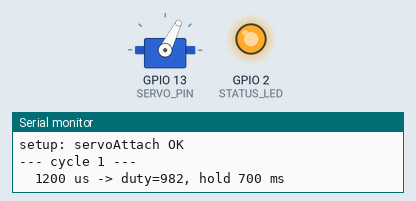
This sketch was run on a simulated ESP32. On the bench: servo, output pins drawn as LEDs (lit = HIGH), the last lines printed to the serial monitor. Servo pulses on a pin are drawn as a servo (544–2400 µs = 0–180°).

Above: at 0.35 s.
At 1.45 s:
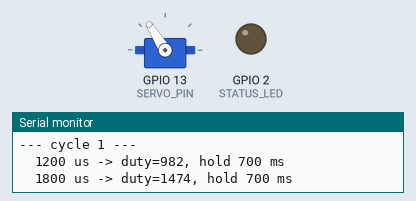
At 2.65 s:
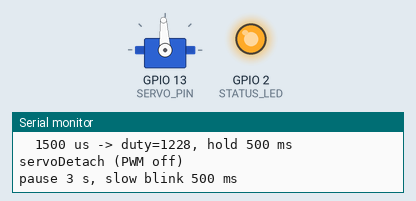
At 5.15 s:
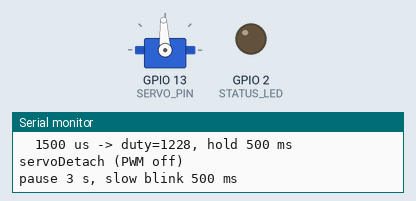
Timing chart, 0 to 6.7 s (numbered marks = the images above):
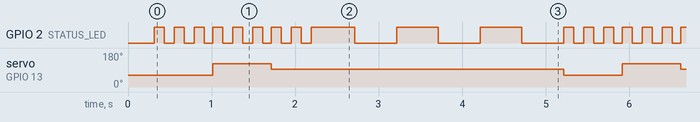

The sketch:

Servo_SG90_D13.ino
```cpp
/*
  ESP32 + SG-90 на GPIO 13: LEDC, без Servo.

  Serial: 115200. Мигание встроенного LED (GPIO 2, стиль ESP32 DevKit) синхронно с ожиданиями у серво.
  Если у вас LED на другом GPIO — смените STATUS_LED ниже.
*/
#if !defined(ARDUINO_ARCH_ESP32)
#error Выберите плату ESP32 (Arduino IDE: Tools - Board).
#endif

static const uint8_t SERVO_PIN = 13;
static const double SERVO_HZ = 50;
static const uint8_t SERVO_BITS = 14;

// На многих ESP32 DevKit встроенный синий LED на GPIO 2 (без макроса LED_BUILTIN в вашем ядре).
static const int STATUS_LED = 2;

static uint32_t usToDuty(uint16_t us) {
  const uint32_t period_us = 1000000UL / (uint32_t)SERVO_HZ;
  const uint32_t maxDuty = (1UL << SERVO_BITS) - 1;
  return (uint32_t)((uint64_t)us * maxDuty / period_us);
}

#if defined(ESP_ARDUINO_VERSION_MAJOR) && (ESP_ARDUINO_VERSION_MAJOR >= 3)

static void servoAttach() { ledcAttach(SERVO_PIN, SERVO_HZ, SERVO_BITS); }
static void servoDetach() { ledcDetach(SERVO_PIN); }
static void servoWriteUs(uint16_t us) { ledcWrite(SERVO_PIN, usToDuty(us)); }

#else

static const int PWM_CHANNEL = 0;

static void servoAttach() {
  ledcSetup(PWM_CHANNEL, (uint32_t)SERVO_HZ, SERVO_BITS);
  ledcAttachPin(SERVO_PIN, PWM_CHANNEL);
}
static void servoDetach() { ledcDetachPin(SERVO_PIN); }
static void servoWriteUs(uint16_t us) { ledcWrite(PWM_CHANNEL, usToDuty(us)); }

#endif

static void ledBlinkWhileWaiting(unsigned long totalMs, unsigned long halfPeriodMs) {
  const unsigned long t0 = millis();
  bool level = false;
  unsigned long next = t0;
  while (millis() - t0 < totalMs) {
    const unsigned long now = millis();
    if (now >= next) {
      level = !level;
      digitalWrite(STATUS_LED, level ? HIGH : LOW);
      next = now + halfPeriodMs;
    }
    delay(1);
  }
}

void setup() {
  pinMode(STATUS_LED, OUTPUT);
  digitalWrite(STATUS_LED, LOW);

  Serial.begin(115200);
  delay(300);
  Serial.println();
  Serial.println("SG90 test: LEDC on GPIO13, Serial 115200");
  Serial.printf("SERVO_PIN=%u STATUS_LED=%d (onboard LED)\n", SERVO_PIN, STATUS_LED);
  Serial.printf("50 Hz, %u bits, duty(1000us)=%lu duty(1500us)=%lu duty(2000us)=%lu\n",
                SERVO_BITS, (unsigned long)usToDuty(1000), (unsigned long)usToDuty(1500),
                (unsigned long)usToDuty(2000));

  servoAttach();
  Serial.println("setup: servoAttach OK");
}

static void servoGotoUs(uint16_t us, unsigned long holdMs) {
  Serial.printf("  %u us -> duty=%lu, hold %lu ms\n", us, (unsigned long)usToDuty(us),
                holdMs);
  servoWriteUs(us);
  ledBlinkWhileWaiting(holdMs, 120);
}

void loop() {
  static uint32_t cycle = 0;
  cycle++;

  Serial.printf("\n--- cycle %lu ---\n", (unsigned long)cycle);

  // Раньше было 1480/1520 us — для SG-90 это часто меньше люфта/мёртвой зоны, визуально «тишина».
  // Ниже — заметный, но не предельный ход (подстройте под свой привод при необходимости).
  servoGotoUs(1200, 700);
  servoGotoUs(1800, 700);
  servoGotoUs(1500, 500);

  Serial.println("servoDetach (PWM off)");
  servoDetach();
  digitalWrite(STATUS_LED, LOW);

  Serial.println("pause 3 s, slow blink 500 ms");
  ledBlinkWhileWaiting(3000, 500);

  Serial.println("servoAttach (next cycle)");
  servoAttach();
}
```

Measured:
- by itself, GPIO 2 (STATUS_LED): moves between LOW and HIGH, repeating every 4.9 s
- by itself, servo on GPIO 13 (SERVO_PIN): repeats every 4.9 s: 93° 3.5 s, 63° 0.70 s, 122° 0.70 s
